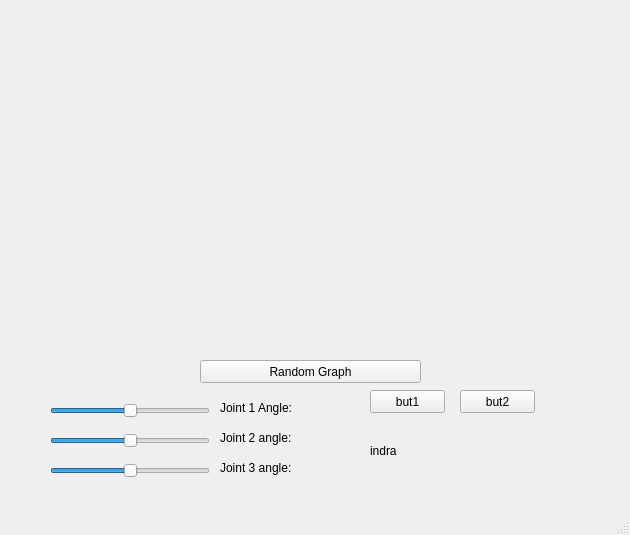
<?xml version="1.0" encoding="UTF-8"?>
<ui version="4.0">
 <class>MainWindow</class>
 <widget class="QMainWindow" name="MainWindow">
  <property name="geometry">
   <rect>
    <x>0</x>
    <y>0</y>
    <width>630</width>
    <height>535</height>
   </rect>
  </property>
  <property name="windowTitle">
   <string>MainWindow</string>
  </property>
  <widget class="QWidget" name="centralwidget">
   <widget class="QPushButton" name="pushButton1">
    <property name="geometry">
     <rect>
      <x>370</x>
      <y>390</y>
      <width>75</width>
      <height>23</height>
     </rect>
    </property>
    <property name="text">
     <string>but1</string>
    </property>
   </widget>
   <widget class="QPushButton" name="pushButton2">
    <property name="geometry">
     <rect>
      <x>460</x>
      <y>390</y>
      <width>75</width>
      <height>23</height>
     </rect>
    </property>
    <property name="text">
     <string>but2</string>
    </property>
   </widget>
   <widget class="QLabel" name="label1">
    <property name="geometry">
     <rect>
      <x>370</x>
      <y>430</y>
      <width>181</width>
      <height>41</height>
     </rect>
    </property>
    <property name="text">
     <string>indra</string>
    </property>
   </widget>
   <widget class="QSlider" name="hslider1">
    <property name="geometry">
     <rect>
      <x>50</x>
      <y>400</y>
      <width>160</width>
      <height>22</height>
     </rect>
    </property>
    <property name="minimum">
     <number>-90</number>
    </property>
    <property name="maximum">
     <number>90</number>
    </property>
    <property name="singleStep">
     <number>0</number>
    </property>
    <property name="orientation">
     <enum>Qt::Horizontal</enum>
    </property>
   </widget>
   <widget class="QSlider" name="hslider2">
    <property name="geometry">
     <rect>
      <x>50</x>
      <y>430</y>
      <width>160</width>
      <height>22</height>
     </rect>
    </property>
    <property name="minimum">
     <number>-90</number>
    </property>
    <property name="maximum">
     <number>90</number>
    </property>
    <property name="orientation">
     <enum>Qt::Horizontal</enum>
    </property>
   </widget>
   <widget class="QSlider" name="hslider3">
    <property name="geometry">
     <rect>
      <x>50</x>
      <y>460</y>
      <width>160</width>
      <height>22</height>
     </rect>
    </property>
    <property name="minimum">
     <number>-90</number>
    </property>
    <property name="maximum">
     <number>90</number>
    </property>
    <property name="orientation">
     <enum>Qt::Horizontal</enum>
    </property>
   </widget>
   <widget class="QLabel" name="labels1">
    <property name="geometry">
     <rect>
      <x>220</x>
      <y>400</y>
      <width>111</width>
      <height>16</height>
     </rect>
    </property>
    <property name="text">
     <string>Joint 1 Angle:</string>
    </property>
   </widget>
   <widget class="QLabel" name="labels2">
    <property name="geometry">
     <rect>
      <x>220</x>
      <y>430</y>
      <width>111</width>
      <height>16</height>
     </rect>
    </property>
    <property name="text">
     <string>Joint 2 angle:</string>
    </property>
   </widget>
   <widget class="QLabel" name="labels3">
    <property name="geometry">
     <rect>
      <x>220</x>
      <y>460</y>
      <width>111</width>
      <height>16</height>
     </rect>
    </property>
    <property name="text">
     <string>Joint 3 angle:</string>
    </property>
   </widget>
   <widget class="MplWidget" name="MplWidget" native="true">
    <property name="geometry">
     <rect>
      <x>50</x>
      <y>30</y>
      <width>521</width>
      <height>321</height>
     </rect>
    </property>
   </widget>
   <widget class="QPushButton" name="pushButton_graph">
    <property name="geometry">
     <rect>
      <x>200</x>
      <y>360</y>
      <width>221</width>
      <height>23</height>
     </rect>
    </property>
    <property name="text">
     <string>Random Graph</string>
    </property>
   </widget>
  </widget>
  <widget class="QMenuBar" name="menubar">
   <property name="geometry">
    <rect>
     <x>0</x>
     <y>0</y>
     <width>630</width>
     <height>21</height>
    </rect>
   </property>
  </widget>
  <widget class="QStatusBar" name="statusbar"/>
 </widget>
 <customwidgets>
  <customwidget>
   <class>MplWidget</class>
   <extends>QWidget</extends>
   <header>mplwidget.h</header>
   <container>1</container>
  </customwidget>
 </customwidgets>
 <resources/>
 <connections/>
</ui>
